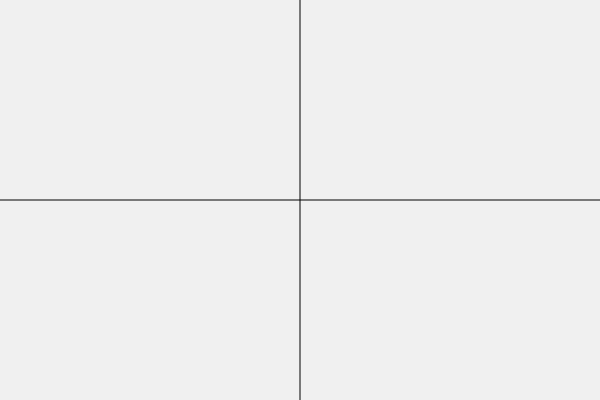
Frame 1 (no input)
Frame 60 (no input): identical to frame 1, image omitted
Frame 120 (the mouse pressed at the canvas centre since frame 60): identical to frame 1, image omitted

The p5.js sketch that drew this single still picture (run headless with seeded random() and noise() and a simulated clock; from frame 60 on, the mouse is pressed at the canvas centre):

// p5.js sketch
// ── sketch.js
function setup() {
  createCanvas(600, 400);
}

function draw() {
  background(240);
  //Linea vertical central
  line(width/2,0,width/2,height);
  //Linea horizontal central
  line(0, height/2, width, height/2);
}
